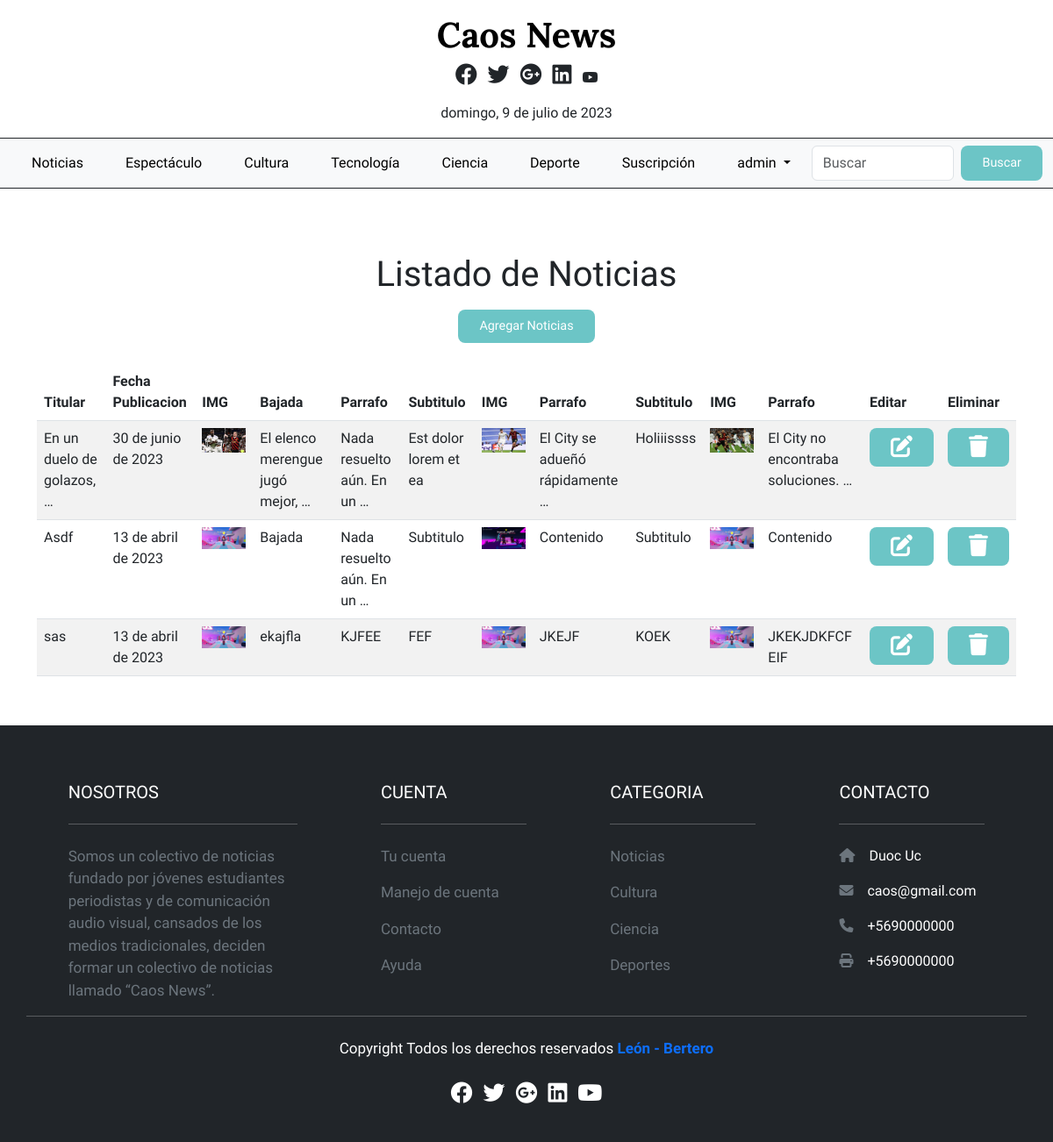
Screenshot of /listado/ (signed in) with the database file from the repository.
### noticias/models.py (models this page shows, shortened)
class Categoria(models.Model):
    id_categoria     = models.AutoField(db_column='idCategoria', primary_key=True)
    categoria        = models.CharField(max_length=20, blank= False, null=False)

class Noticia(models.Model):
    id_noticia        = models.AutoField(db_column='idNoticia', primary_key=True)
    titulo            = models.CharField(max_length=100)
    fecha_publicacion = models.DateField(blank=False, null=False)
    id_categoria      = models.ForeignKey('Categoria', on_delete=models.CASCADE, db_column='idCategoria')
    img_hero          = models.ImageField(upload_to='hero', null=True, blank=True)
    bajada_titulo     = models.CharField(max_length=100)
    contenido         = models.CharField(max_length=1000)
    subtitulo         = models.CharField(max_length=100)
    img_noticias      = models.ImageField(upload_to='noticias', null=True, blank=True)
    contenido2        = models.CharField(max_length=1000)
    subtitulo2        = models.CharField(max_length=100)
    img_noticias2     = models.ImageField(upload_to='noticias2', null=True,blank=True)
    contenido3        = models.CharField(max_length=1000)

### noticias/views.py (the view)
# urls.py: path('listado/', views.listado, name='listado'),
def listado(request):
    noticia = Noticia.objects.all()
    categorias = Categoria.objects.all()
    context = {
        "noticia": noticia,
        "categorias": categorias
    }
    return render(request, 'noticias/gestion/listado.html', context)

### noticias/templates/noticias/gestion/listado.html (shortened to what this page needs)
{% extends '../base.html' %}
{% load static %}
{% block body %}
<div class="row">
    <div class="col-sm-12">
        <h1 style="text-align: center;">Listado de Noticias</h1>
        <div class="p-2 d-flex justify-content-center"  >
            <a href="{% url 'add'%}" class="btn btn-primary">Agregar Noticias</a>
          </div>
          {% if user.is_superuser %}
        <div class="table-responsive py-3 "  >
            <table class="table table-striped">
                <thead>
                    <tr >
                        <th>Titular</th>
                        <th>Fecha Publicacion</th>
                        <th>IMG</th>
                        <th>Bajada</th>
                        <th>Parrafo</th>
                        <th>Subtitulo</th>
                        <th>IMG</th>
                        <th>Parrafo</th>
                        <th>Subtitulo</th>
                        <th>IMG</th>
                        <th>Parrafo</th>
                        <th>Editar</th>
                        <th>Eliminar</th>
                    </tr>
                </thead>
                <tbody>
                    {% for n in noticia %}
                    <tr class="fila-tabla" style="height: 50px;">
                        <td>{{n.titulo|truncatewords:5 }}</td>
                        <td>{{n.fecha_publicacion}}</td>
                        <td><img src="{{n.img_hero.url}}" alt="" width="50px"></td>
                        <td>{{n.bajada_titulo|truncatewords:5 }}</td>
                        <td>{{n.contenido|truncatewords:5 }}</td>
                        <td>{{n.subtitulo|truncatewords:5 }}</td>
                        <td><img src="{{n.img_noticias.url}}" alt="" width="50px"></td>
                        <td>{{n.contenido2|truncatewords:5 }}</td>
                        <td>{{n.subtitulo2|truncatewords:5 }}</td>
                        <td><img src="{{n.img_noticias2.url}}" alt="" width="50px"></td>
                        <td>{{n.contenido3|truncatewords:5 }}</td>
                        <td><a href="edit/{{n.id_noticia}}" class="btn btn-primary"><i class="fa-solid fa-pen-to-square"></i> </a></td>
                        <td><a href="delete/{{n.id_noticia}}" onclick="return confirmDelete();" class="btn btn-danger btnEliminacion"><i class="fa-sharp fa-solid fa-trash"></i></a></td>
                    </tr>
                    {% endfor %}
                </tbody>
            </table>
        </div>
        {% endif %}
    </div>
</div>
{% endblock %}

### noticias/templates/noticias/base.html (shortened to what this page needs)
{% load static %}
<!doctype html>
<html lang="es">
  <head>
    <link href="https://cdn.jsdelivr.net/npm/bootstrap@5.3.0-alpha3/dist/css/bootstrap.min.css" rel="stylesheet">
    <link rel="stylesheet" href="https://cdnjs.cloudflare.com/ajax/libs/font-awesome/6.4.0/css/all.min.css" />
    <link rel="stylesheet" href="{% static 'css/style.css' %}">
    <link rel="stylesheet" href="https://cdn.datatables.net/1.13.4/css/dataTables.bootstrap5.min.css"></link>
  </head>
  <body>
    <header class="mt-0 pt-0">
      <div id="topbar" class="bg-cover clearfix pt-3">
        <h2 class="logo"><a href="/">Caos News</a></h2>
        <div class="text-center">
          <ul class="list-unstyled list-inline">
              <li class="list-inline-item">
                  <a href="#" class="text-dark"><i class="fab fa-facebook"></i></a>
              </li>
              <li class="list-inline-item">
                  <a href="#" class="text-dark"><i class="fab fa-twitter"></i></a>
              </li>
              <li class="list-inline-item">
                  <a href="#" class="text-dark"><i class="fab fa-google-plus"></i></a>
              </li>
              <li class="list-inline-item">
                  <a href="#" class="text-dark"><i class="fab fa-linkedin"></i></a>
              </li>
              <li class="list-inline-item">
                  <a href="#" class="text-dark"><darki class="fab fa-youtube"></i></a>
              </li>
          </ul>
      </div>
      <div>
        <p id="fecha-actual"></p>
      </div>
      </div>
      <nav class="navbar navbar-expand-lg bg-body-tertiary">
        <div class="container-fluid">
          <div class="collapse navbar-collapse" id="navbarSupportedContent">
            <ul class="navbar-nav me-auto mb-2 mb-lg-0">
              <li class="nav-item">
                <a class="nav-link active" aria-current="page" href="{% url 'index' %}">Noticias</a>
              </li>
              {% for categoria in categorias %}
              <li class="nav-item">
                <a class="nav-link active" href="/noticia/{{categoria.id_categoria}}">{{categoria.categoria}}</a>
              </li>
              {% endfor %}
              <li class="nav-item">
                <a class="nav-link active" href="{% url 'suscripcion' %}">Suscripción</a>
              </li>
              {% if user.is_authenticated %}
                <li class="nav-item dropdown">
                  <a class="nav-link dropdown-toggle" href="#" id="navbarScrollingDropdown" role="button" data-bs-toggle="dropdown" aria-expanded="false">
                    {{user.username}}
                  </a>
                </li>
                {% else %}
                <li class="nav-item">
                  <a class="nav-link active" href="{%url 'login' %}">Ingresar</a>
                </li>
              {% endif %}
            <form class="d-flex" role="search">
              <input class="form-control me-2" type="search" placeholder="Buscar" aria-label="Search">
              <button class="btn btn-custom" type="submit">Buscar</button>
            </form>
          </div>
        </div>
      </nav>
    </header>
    <div class="container py-4">
        {% block body %}
        {% endblock %}
    </div>
    <footer class="bg-dark text-white pt-5 pb-4">
    <div class="container text-center text-md-start">
        <div class="row text-center text-md-start">
            <div class="col-md-3 col-lg-3 col-xl-3 mx-auto mt-3">
                <h5 class="text-uppercase mb-4 font-weight-bold text-white">Nosotros</h5>
                <hr class="mb-4">
                <p class="text-secondary">Somos un colectivo de noticias fundado por jóvenes
                  estudiantes periodistas y de comunicación audio visual, cansados de los medios
                  tradicionales, deciden formar un colectivo de noticias llamado “Caos News”.
                </p>
            </div>
            <div class="col-md-2 col-lg-2 col-xl-2 mx-auto mt-3">
                <h5 class="text-uppercase mb-4 font-wight-bold text-white">Cuenta</h5>
                <hr class="mb-4">
                <p>
                    <a href="#" class="text-secondary">Tu cuenta</a>
                </p>
                <p>
                    <a href="#" class="text-secondary">Manejo de cuenta</a>
                </p>
                <p>
                    <a href="#" class="text-secondary">Contacto</a>
                </p>
                <p>
                    <a href="#" class="text-secondary">Ayuda</a>
                </p>
            </div>
            <div class="col-md-2 col-lg-2 col-xl-2 mx-auto mt-3">
                <h5 class="text-uppercase mb-4 font-wight-bold text-white">Categoria</h5>
                  <hr class="mb-4">
                <p>
                    <a href="#" class="text-secondary">Noticias</a>
                </p>
                <p>
                    <a href="#" class="text-secondary">Cultura</a>
                </p>
                <p>
                    <a href="#" class="text-secondary">Ciencia</a>
                </p>
                <p>
                    <a href="#" class="text-secondary">Deportes</a>
                </p>
            </div>
            <div class="col-md-2 col-lg-2 col-xl-2 mx-auto mt-3">
                <h5 class="text-uppercase mb-4 font-wight-bold text-white">Contacto</h5>
                <hr class="mb-4">
                <p>
                    <li class="fas fa-home me-3 text-secondary"></li>Duoc Uc
                </p>
                <p>
                    <li class="fas fa-envelope me-3 text-secondary"></li>caos@gmail.com
                </p>
                <p>
                    <li class="fas fa-phone me-3 text-secondary"></li>+5690000000
                </p>
                <p>
                    <li class="fas fa-print me-3 text-secondary"></li>+5690000000
                </p>
            </div>
            <hr class="mb-4">
            <div class="text-center mb-2">
                <p>
                    Copyright Todos los derechos reservados
                    <a href="#">
                        <strong class="text-primary">León - Bertero</strong>
                    </a>
                </p>
            </div>
            <div class="text-center">
                <ul class="list-unstyled list-inline">
                    <li class="list-inline-item">
                        <a href="#" class="text-white"><i class="fab fa-facebook"></i></a>
                    </li>
                    <li class="list-inline-item">
                        <a href="#" class="text-white"><i class="fab fa-twitter"></i></a>
                    </li>
                    <li class="list-inline-item">
                        <a href="#" class="text-white"><i class="fab fa-google-plus"></i></a>
                    </li>
                    <li class="list-inline-item">
                        <a href="#" class="text-white"><i class="fab fa-linkedin"></i></a>
                    </li>
                    <li class="list-inline-item">
                        <a href="#" class="text-white"><i class="fab fa-youtube"></i></a>
                    </li>
                </ul>
            </div>
        </div>
    </div>
  </footer>
  </body>
</html>

### noticias/static/css/style.css (style rules this page uses)
h2.logo > a { color: black; text-decoration: none; }
* { margin: 0; padding: 0; box-sizing: border-box; }
header { text-align: center; padding: 20px 0; padding-bottom: 50px; }
body { font-family: 'Hind Madurai', sans-serif; background-color: #fff; }
h2.logo { font-family: 'Lora', serif; font-size: 2.5rem; font-weight: bold; color: black; }
.navbar li.nav-item a.nav-link { font-family: 'Hind Madurai', sans-serif; color: #000000; padding-right: 1.5rem; padding-left: 1.5rem; }
footer a { text-decoration: none; font-size: 17px; }
footer p { font-size: 17px; }
i { font-size: 25px; }
#topbar, .navbar { border-bottom: solid 1px; }
.btn { font-family: 'Hind Madurai', sans-serif; font-weight: 500; font-size: 0.9rem; padding: 0.5rem 1.5rem; border-radius: 0.5rem; border: none; transition: all 0.3s ease-in-out; background-color: #6CC5C6; }
.btn-custom { background-color: #6CC5C6; color: white; }
.fila-tabla { height: 50px !important; }

### rows the page displays
Categoria: categoria "Espectáculo"
Categoria: categoria "Cultura"
Categoria: categoria "Tecnología"
Categoria: categoria "Ciencia"
Categoria: categoria "Deporte"
Noticia: titulo "En un duelo de golazos, …", fecha_publicacion "30 de junio de 2023", img_hero (picture), bajada_titulo "El elenco merengue jugó mejor, …", contenido "Nada resuelto aún. En un …", subtitulo "Est dolor lorem et ea", img_noticias (picture), contenido2 "El City se adueñó rápidamente …", subtitulo2 "Holiiissss", img_noticias2 (picture), contenido3 "El City no encontraba soluciones. …"
Noticia: titulo "Asdf", fecha_publicacion "13 de abril de 2023", img_hero (picture), bajada_titulo "Bajada", contenido "Nada resuelto aún. En un …", subtitulo "Subtitulo", img_noticias (picture), contenido2 "Contenido", subtitulo2 "Subtitulo", img_noticias2 (picture), contenido3 "Contenido"
Noticia: titulo "sas", fecha_publicacion "13 de abril de 2023", img_hero (picture), bajada_titulo "ekajfla", contenido "KJFEE", subtitulo "FEF", img_noticias (picture), contenido2 "JKEJF", subtitulo2 "KOEK", img_noticias2 (picture), contenido3 "JKEKJDKFCF EIF"

### other values shown
{{ user.username }} "admin"
